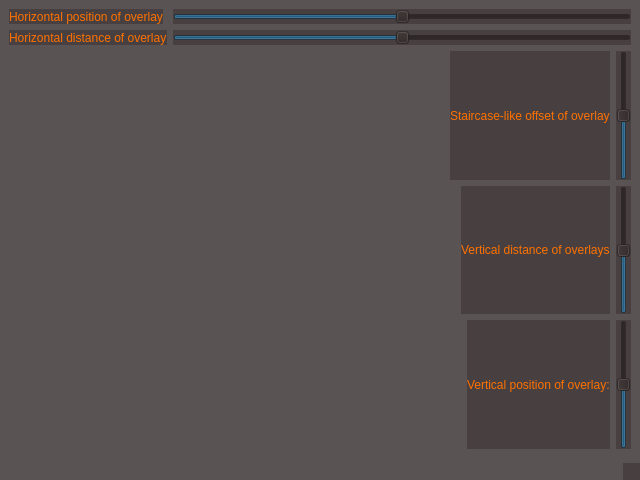
<?xml version="1.0" encoding="UTF-8"?>
<ui version="4.0">
 <class>OverlayEditor</class>
 <widget class="QMainWindow" name="OverlayEditor">
  <property name="geometry">
   <rect>
    <x>0</x>
    <y>0</y>
    <width>640</width>
    <height>480</height>
   </rect>
  </property>
  <property name="windowTitle">
   <string>MainWindow</string>
  </property>
  <property name="styleSheet">
   <string notr="true">color: rgb(255, 113, 0);
background-color: rgba(43, 34, 34, 100);
selection-background-color: rgba(10, 139, 214, 120);</string>
  </property>
  <widget class="QWidget" name="centralwidget">
   <layout class="QVBoxLayout" name="verticalLayout">
    <item>
     <layout class="QFormLayout" name="formLayout">
      <item row="0" column="0">
       <widget class="QLabel" name="label_4">
        <property name="text">
         <string>Horizontal position of overlay</string>
        </property>
       </widget>
      </item>
      <item row="0" column="1">
       <widget class="QSlider" name="horizontalSlider">
        <property name="statusTip">
         <string>Horizontal position of stat labels: </string>
        </property>
        <property name="whatsThis">
         <string>Horizontal position of stat labels</string>
        </property>
        <property name="minimum">
         <number>-2000</number>
        </property>
        <property name="maximum">
         <number>2000</number>
        </property>
        <property name="orientation">
         <enum>Qt::Horizontal</enum>
        </property>
       </widget>
      </item>
      <item row="1" column="0">
       <widget class="QLabel" name="label_3">
        <property name="text">
         <string>Horizontal distance of overlay</string>
        </property>
       </widget>
      </item>
      <item row="1" column="1">
       <widget class="QSlider" name="horizontalSlider_2">
        <property name="statusTip">
         <string>Distance between name and value: </string>
        </property>
        <property name="whatsThis">
         <string>Distance between name and value</string>
        </property>
        <property name="minimum">
         <number>-2000</number>
        </property>
        <property name="maximum">
         <number>2000</number>
        </property>
        <property name="orientation">
         <enum>Qt::Horizontal</enum>
        </property>
       </widget>
      </item>
     </layout>
    </item>
    <item>
     <layout class="QHBoxLayout" name="horizontalLayout">
      <item alignment="Qt::AlignRight">
       <widget class="QLabel" name="label_5">
        <property name="text">
         <string>Staircase-like offset of overlay</string>
        </property>
       </widget>
      </item>
      <item>
       <widget class="QSlider" name="verticalSlider_3">
        <property name="statusTip">
         <string>Staircase-like offset: </string>
        </property>
        <property name="whatsThis">
         <string>Staircase-like offset</string>
        </property>
        <property name="minimum">
         <number>-1000</number>
        </property>
        <property name="maximum">
         <number>1000</number>
        </property>
        <property name="orientation">
         <enum>Qt::Vertical</enum>
        </property>
       </widget>
      </item>
     </layout>
    </item>
    <item>
     <layout class="QHBoxLayout" name="horizontalLayout_3">
      <item alignment="Qt::AlignRight">
       <widget class="QLabel" name="label_2">
        <property name="text">
         <string>Vertical distance of overlays</string>
        </property>
       </widget>
      </item>
      <item>
       <widget class="QSlider" name="verticalSlider_2">
        <property name="statusTip">
         <string>Vertical distance of labels: </string>
        </property>
        <property name="whatsThis">
         <string>Vertical distance of labels</string>
        </property>
        <property name="minimum">
         <number>-2000</number>
        </property>
        <property name="maximum">
         <number>2000</number>
        </property>
        <property name="orientation">
         <enum>Qt::Vertical</enum>
        </property>
       </widget>
      </item>
     </layout>
    </item>
    <item>
     <layout class="QHBoxLayout" name="horizontalLayout_2">
      <item alignment="Qt::AlignRight">
       <widget class="QLabel" name="label">
        <property name="text">
         <string>Vertical position of overlay:</string>
        </property>
       </widget>
      </item>
      <item>
       <widget class="QSlider" name="verticalSlider">
        <property name="statusTip">
         <string>Vertical position of Stat labels: </string>
        </property>
        <property name="whatsThis">
         <string>Vertical position of Stat labels</string>
        </property>
        <property name="minimum">
         <number>-2000</number>
        </property>
        <property name="maximum">
         <number>2000</number>
        </property>
        <property name="orientation">
         <enum>Qt::Vertical</enum>
        </property>
       </widget>
      </item>
     </layout>
    </item>
   </layout>
  </widget>
  <widget class="QMenuBar" name="menubar">
   <property name="geometry">
    <rect>
     <x>0</x>
     <y>0</y>
     <width>640</width>
     <height>22</height>
    </rect>
   </property>
  </widget>
  <widget class="QStatusBar" name="statusbar"/>
 </widget>
 <resources/>
 <connections/>
</ui>
